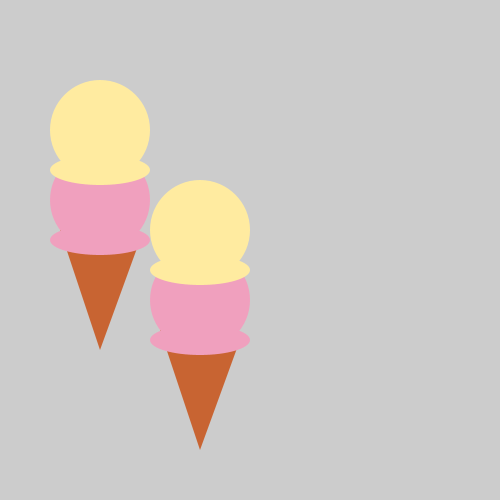
Frame 1 (no input)
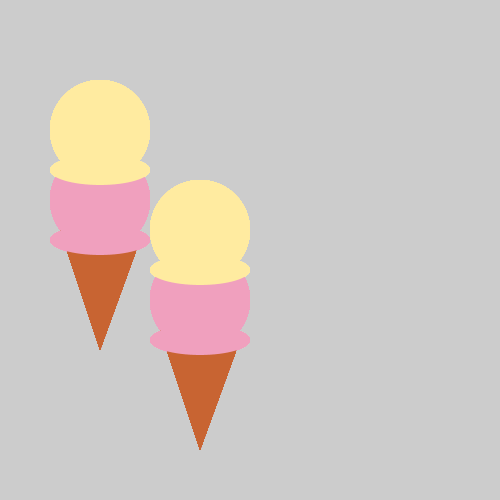
Frame 60 (the mouse pressed at the canvas centre just before this capture)
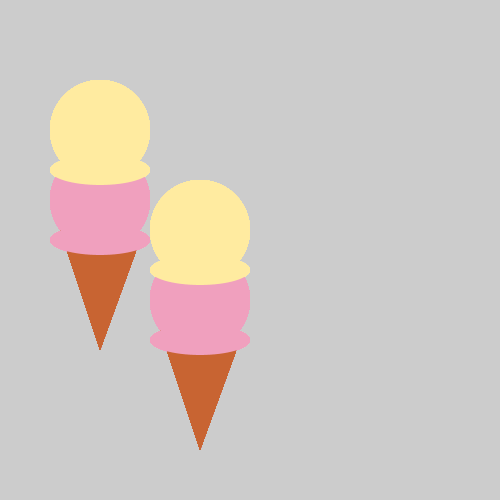
Frame 120 (the mouse held since frame 60 and released just before this capture)

The Processing sketch that drew these frames (run headless with seeded random() and noise(); from frame 60 on, the mouse is pressed at the canvas centre):

// Processing sketch: ice_cream
// ── ice_cream.pde
void setup() {
 size(500, 500); 
}


void draw(){
  drawCone(200,300);
  drawCone(100,200);
}

void drawCone(int x, int y) {
  // make some ice cream!
  noStroke(); 
  fill(200, 100, 50);
  triangle(x, y + 150, x + 40, y + 40, x - 40, y + 30);
  
  //1st two scoops
  fill(240, 160, 190);
  // x and y are 250
  ellipse(x, y, 100, 100);
  ellipse(x, y + 40, 100, 30); 
  // 2nd two scoops
  fill(255, 235, 160);
  ellipse(x, y - 70, 100, 100);
  ellipse(x, y - 30, 100, 30);
  
 
  
}
